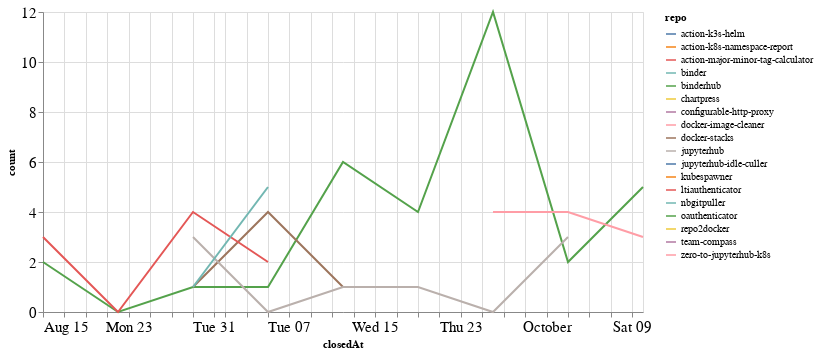

The notebook cell saved with this chart:
### Code cell
closed_by_time = closed_by.groupby('repo').resample('W', on='closedAt').count()['author'].reset_index()
closed_by_time = closed_by_time.rename(columns={'author': 'count'})

alt.Chart(closed_by_time, width=600).mark_line().encode(
    x='closedAt',
    y='count',
    color='repo',
    tooltip="repo"
)

### Figure 1 — Vega-Lite specification as saved in the notebook (floating-point values rounded to 4 significant figures)
{"config": {"axisLeft": {"labelFontSize": 15}, "axisBottom": {"labelFontSize": 15}}, "data": {"name": "data-4ce18635f65dedd251f823143f90dc92"}, "mark": "line", "encoding": {"color": {"type": "nominal", "field": "repo"}, "tooltip": {"type": "nominal", "field": "repo"}, "x": {"type": "temporal", "field": "closedAt"}, "y": {"type": "quantitative", "field": "count"}}, "width": 600, "$schema": "https://vega.github.io/schema/vega-lite/v4.8.1.json", "datasets": {"data-4ce18635f65dedd251f823143f90dc92": [{"repo": "action-k3s-helm", "closedAt": "2021-10-10T00:00:00", "count": 2}, {"repo": "action-k8s-namespace-report", "closedAt": "2021-09-26T00:00:00", "count": 1}, {"repo": "action-major-minor-tag-calculator", "closedAt": "2021-09-26T00:00:00", "count": 1}, {"repo": "binder", "closedAt": "2021-10-03T00:00:00", "count": 1}, {"repo": "binderhub", "closedAt": "2021-08-15T00:00:00", "count": 2}, {"repo": "binderhub", "closedAt": "2021-08-22T00:00:00", "count": 0}, {"repo": "binderhub", "closedAt": "2021-08-29T00:00:00", "count": 1}, {"repo": "binderhub", "closedAt": "2021-09-05T00:00:00", "count": 1}, {"repo": "binderhub", "closedAt": "2021-09-12T00:00:00", "count": 6}, {"repo": "binderhub", "closedAt": "2021-09-19T00:00:00", "count": 4}, {"repo": "binderhub", "closedAt": "2021-09-26T00:00:00", "count": 12}, {"repo": "binderhub", "closedAt": "2021-10-03T00:00:00", "count": 2}, {"repo": "binderhub", "closedAt": "2021-10-10T00:00:00", "count": 5}, {"repo": "chartpress", "closedAt": "2021-09-05T00:00:00", "count": 1}, {"repo": "configurable-http-proxy", "closedAt": "2021-09-19T00:00:00", "count": 1}, {"repo": "docker-image-cleaner", "closedAt": "2021-09-26T00:00:00", "count": 1}, {"repo": "docker-stacks", "closedAt": "2021-08-29T00:00:00", "count": 1}, {"repo": "docker-stacks", "closedAt": "2021-09-05T00:00:00", "count": 4}, {"repo": "docker-stacks", "closedAt": "2021-09-12T00:00:00", "count": 1}, {"repo": "jupyterhub", "closedAt": "2021-08-29T00:00:00", "count": 3}, {"repo": "jupyterhub", "closedAt": "2021-09-05T00:00:00", "count": 0}, {"repo": "jupyterhub", "closedAt": "2021-09-12T00:00:00", "count": 1}, {"repo": "jupyterhub", "closedAt": "2021-09-19T00:00:00", "count": 1}, {"repo": "jupyterhub", "closedAt": "2021-09-26T00:00:00", "count": 0}, {"repo": "jupyterhub", "closedAt": "2021-10-03T00:00:00", "count": 3}, {"repo": "jupyterhub-idle-culler", "closedAt": "2021-09-19T00:00:00", "count": 2}, {"repo": "kubespawner", "closedAt": "2021-10-10T00:00:00", "count": 1}, {"repo": "ltiauthenticator", "closedAt": "2021-08-15T00:00:00", "count": 3}, {"repo": "ltiauthenticator", "closedAt": "2021-08-22T00:00:00", "count": 0}, {"repo": "ltiauthenticator", "closedAt": "2021-08-29T00:00:00", "count": 4}, {"repo": "ltiauthenticator", "closedAt": "2021-09-05T00:00:00", "count": 2}, {"repo": "nbgitpuller", "closedAt": "2021-08-29T00:00:00", "count": 1}, {"repo": "nbgitpuller", "closedAt": "2021-09-05T00:00:00", "count": 5}, {"repo": "oauthenticator", "closedAt": "2021-09-19T00:00:00", "count": 1}, {"repo": "repo2docker", "closedAt": "2021-08-29T00:00:00", "count": 2}, {"repo": "team-compass", "closedAt": "2021-10-03T00:00:00", "count": 1}, {"repo": "zero-to-jupyterhub-k8s", "closedAt": "2021-09-26T00:00:00", "count": 4}, {"repo": "zero-to-jupyterhub-k8s", "closedAt": "2021-10-03T00:00:00", "count": 4}, {"repo": "zero-to-jupyterhub-k8s", "closedAt": "2021-10-10T00:00:00", "count": 3}]}}
